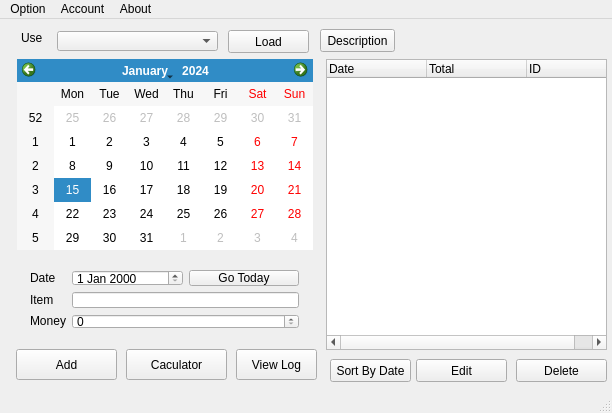
<?xml version="1.0" encoding="UTF-8"?>
<ui version="4.0">
 <class>MW</class>
 <widget class="QMainWindow" name="MW">
  <property name="geometry">
   <rect>
    <x>0</x>
    <y>0</y>
    <width>612</width>
    <height>413</height>
   </rect>
  </property>
  <property name="windowTitle">
   <string>Money List</string>
  </property>
  <widget class="QWidget" name="centralWidget">
   <widget class="QCalendarWidget" name="calendar">
    <property name="geometry">
     <rect>
      <x>17</x>
      <y>40</y>
      <width>296</width>
      <height>191</height>
     </rect>
    </property>
   </widget>
   <widget class="QTreeWidget" name="moneyList">
    <property name="geometry">
     <rect>
      <x>326</x>
      <y>40</y>
      <width>281</width>
      <height>291</height>
     </rect>
    </property>
    <column>
     <property name="text">
      <string>Date</string>
     </property>
    </column>
    <column>
     <property name="text">
      <string>Total</string>
     </property>
    </column>
    <column>
     <property name="text">
      <string>ID</string>
     </property>
    </column>
   </widget>
   <widget class="QPushButton" name="btnAddItem">
    <property name="geometry">
     <rect>
      <x>16</x>
      <y>330</y>
      <width>101</width>
      <height>31</height>
     </rect>
    </property>
    <property name="text">
     <string>Add</string>
    </property>
   </widget>
   <widget class="QPushButton" name="btnDelete">
    <property name="geometry">
     <rect>
      <x>516</x>
      <y>340</y>
      <width>91</width>
      <height>23</height>
     </rect>
    </property>
    <property name="text">
     <string>Delete</string>
    </property>
   </widget>
   <widget class="QPushButton" name="btnEdit">
    <property name="geometry">
     <rect>
      <x>416</x>
      <y>340</y>
      <width>91</width>
      <height>23</height>
     </rect>
    </property>
    <property name="text">
     <string>Edit</string>
    </property>
   </widget>
   <widget class="QPushButton" name="btnLog">
    <property name="geometry">
     <rect>
      <x>236</x>
      <y>330</y>
      <width>81</width>
      <height>31</height>
     </rect>
    </property>
    <property name="text">
     <string>View Log</string>
    </property>
   </widget>
   <widget class="QPushButton" name="btnCalc">
    <property name="geometry">
     <rect>
      <x>126</x>
      <y>330</y>
      <width>101</width>
      <height>31</height>
     </rect>
    </property>
    <property name="text">
     <string>Caculator</string>
    </property>
   </widget>
   <widget class="QWidget" name="layoutWidget">
    <property name="geometry">
     <rect>
      <x>19</x>
      <y>240</y>
      <width>291</width>
      <height>81</height>
     </rect>
    </property>
    <layout class="QHBoxLayout" name="horizontalLayout_2">
     <item>
      <layout class="QVBoxLayout" name="verticalLayout_2">
       <item>
        <widget class="QLabel" name="lbDate">
         <property name="text">
          <string>Date</string>
         </property>
        </widget>
       </item>
       <item>
        <widget class="QLabel" name="lbItem">
         <property name="text">
          <string>Item</string>
         </property>
        </widget>
       </item>
       <item>
        <widget class="QLabel" name="lbMoney">
         <property name="text">
          <string>Money</string>
         </property>
        </widget>
       </item>
      </layout>
     </item>
     <item>
      <layout class="QVBoxLayout" name="verticalLayout">
       <item>
        <layout class="QHBoxLayout" name="horizontalLayout">
         <item>
          <widget class="QDateEdit" name="date"/>
         </item>
         <item>
          <widget class="QPushButton" name="btnToday">
           <property name="text">
            <string>Go Today</string>
           </property>
          </widget>
         </item>
        </layout>
       </item>
       <item>
        <widget class="QLineEdit" name="leItem"/>
       </item>
       <item>
        <widget class="QSpinBox" name="sbMoney">
         <property name="maximum">
          <number>999999999</number>
         </property>
         <property name="singleStep">
          <number>1000</number>
         </property>
        </widget>
       </item>
      </layout>
     </item>
    </layout>
   </widget>
   <widget class="QPushButton" name="btnSort">
    <property name="geometry">
     <rect>
      <x>330</x>
      <y>340</y>
      <width>81</width>
      <height>23</height>
     </rect>
    </property>
    <property name="text">
     <string>Sort By Date</string>
    </property>
   </widget>
   <widget class="QComboBox" name="comUser">
    <property name="geometry">
     <rect>
      <x>57</x>
      <y>12</y>
      <width>161</width>
      <height>20</height>
     </rect>
    </property>
   </widget>
   <widget class="QLabel" name="lbUser">
    <property name="geometry">
     <rect>
      <x>21</x>
      <y>11</y>
      <width>22</width>
      <height>16</height>
     </rect>
    </property>
    <property name="text">
     <string>User</string>
    </property>
   </widget>
   <widget class="QPushButton" name="btnLoad">
    <property name="geometry">
     <rect>
      <x>228</x>
      <y>11</y>
      <width>81</width>
      <height>23</height>
     </rect>
    </property>
    <property name="text">
     <string>Load</string>
    </property>
   </widget>
   <widget class="QPushButton" name="btnDescription">
    <property name="geometry">
     <rect>
      <x>320</x>
      <y>10</y>
      <width>75</width>
      <height>23</height>
     </rect>
    </property>
    <property name="text">
     <string>Description</string>
    </property>
   </widget>
  </widget>
  <widget class="QMenuBar" name="menuBar">
   <property name="geometry">
    <rect>
     <x>0</x>
     <y>0</y>
     <width>612</width>
     <height>21</height>
    </rect>
   </property>
   <widget class="QMenu" name="menuOption">
    <property name="title">
     <string>Option</string>
    </property>
    <addaction name="actionNew_database"/>
    <addaction name="actionConnect_database"/>
    <addaction name="separator"/>
    <addaction name="actionConnect_relative_database"/>
    <addaction name="separator"/>
    <addaction name="actionExit"/>
   </widget>
   <widget class="QMenu" name="menuAbout">
    <property name="title">
     <string>About</string>
    </property>
    <addaction name="actionAbout"/>
   </widget>
   <widget class="QMenu" name="menuAccount">
    <property name="title">
     <string>Account</string>
    </property>
    <addaction name="actionAdd_Account"/>
    <addaction name="actionRemove_Account"/>
   </widget>
   <addaction name="menuOption"/>
   <addaction name="menuAccount"/>
   <addaction name="menuAbout"/>
  </widget>
  <widget class="QStatusBar" name="statusBar"/>
  <action name="actionConnect_database">
   <property name="icon">
    <iconset resource="res.qrc">
     <normaloff>:/img/img/open.ico</normaloff>:/img/img/open.ico</iconset>
   </property>
   <property name="text">
    <string>&amp;Connect database</string>
   </property>
   <property name="shortcut">
    <string>Ctrl+O</string>
   </property>
  </action>
  <action name="actionNew_database">
   <property name="icon">
    <iconset resource="res.qrc">
     <normaloff>:/img/img/new.ico</normaloff>:/img/img/new.ico</iconset>
   </property>
   <property name="text">
    <string>&amp;New database</string>
   </property>
   <property name="shortcut">
    <string>Ctrl+N</string>
   </property>
  </action>
  <action name="actionExit">
   <property name="icon">
    <iconset resource="res.qrc">
     <normaloff>:/img/img/exit.ico</normaloff>:/img/img/exit.ico</iconset>
   </property>
   <property name="text">
    <string>Exit</string>
   </property>
  </action>
  <action name="actionConnect_relative_database">
   <property name="icon">
    <iconset resource="res.qrc">
     <normaloff>:/img/img/connect.ico</normaloff>:/img/img/connect.ico</iconset>
   </property>
   <property name="text">
    <string>C&amp;onnect relative database</string>
   </property>
   <property name="shortcut">
    <string>F12</string>
   </property>
  </action>
  <action name="actionAbout">
   <property name="text">
    <string>About</string>
   </property>
  </action>
  <action name="actionAdd_Account">
   <property name="text">
    <string>Add Account</string>
   </property>
  </action>
  <action name="actionRemove_Account">
   <property name="text">
    <string>Remove Account</string>
   </property>
  </action>
 </widget>
 <layoutdefault spacing="6" margin="11"/>
 <tabstops>
  <tabstop>leItem</tabstop>
  <tabstop>sbMoney</tabstop>
  <tabstop>btnAddItem</tabstop>
  <tabstop>btnDelete</tabstop>
  <tabstop>btnEdit</tabstop>
  <tabstop>date</tabstop>
  <tabstop>btnToday</tabstop>
  <tabstop>calendar</tabstop>
  <tabstop>moneyList</tabstop>
 </tabstops>
 <resources>
  <include location="res.qrc"/>
 </resources>
 <connections/>
</ui>
